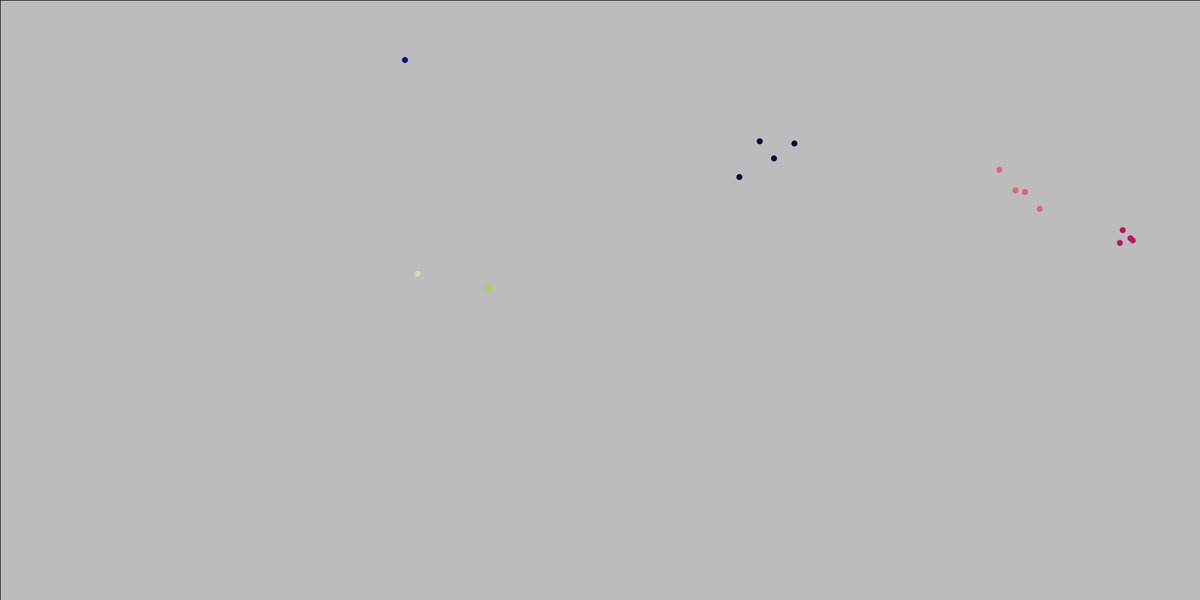
Frame 1 (no input)
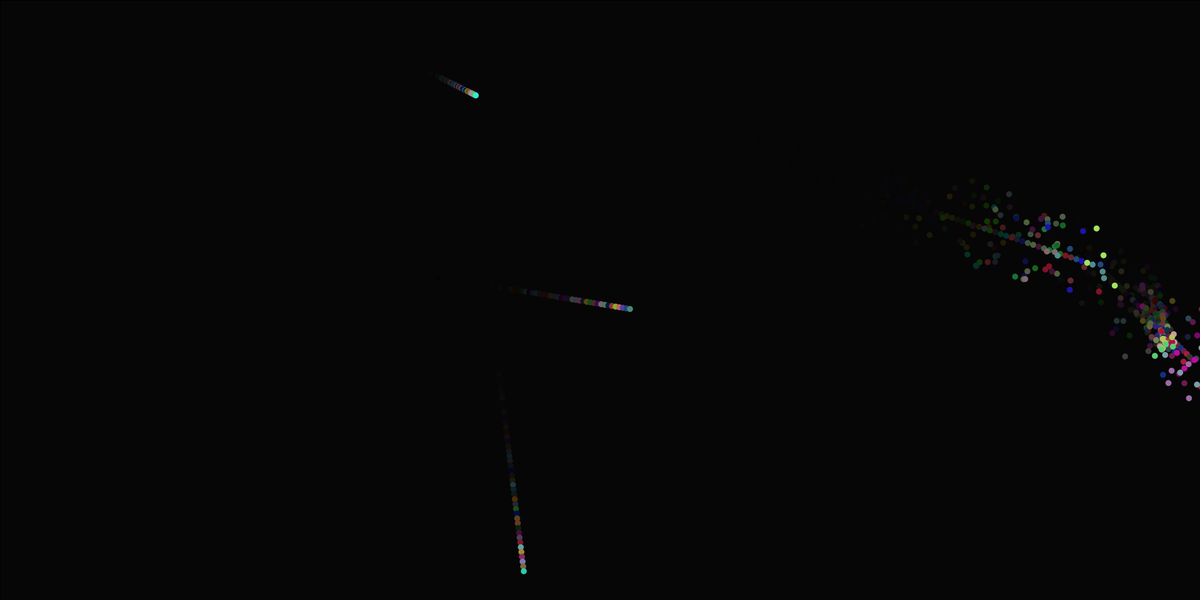
Frame 60 (the mouse pressed at the canvas centre just before this capture)
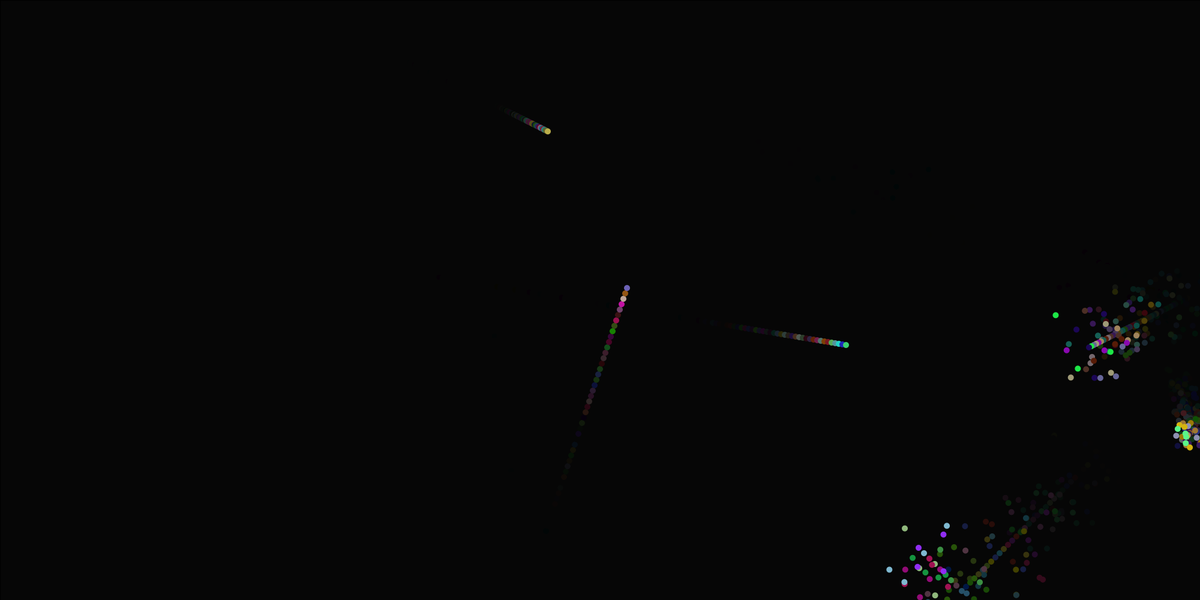
Frame 120 (the mouse held since frame 60 and released just before this capture)

The Processing sketch that drew these frames (run headless with seeded random() and noise(); from frame 60 on, the mouse is pressed at the canvas centre):

// Processing sketch: classTesting
// ── classTesting.pde
/*
#######################################################################
 just testing classes in processing

#######################################################################
*/

//global varibles
float screenHalfWidth;
float screenHalfHeight;
color backGroundColor = color(0,0,0);

//shapes
CustomEllipse ellipse1 = new CustomEllipse();
CustomEllipse ellipse2 = new CustomEllipse();
CustomEllipse ellipse3 = new CustomEllipse();
CustomEllipse ellipse4 = new CustomEllipse();
CustomEllipse ellipse5 = new CustomEllipse();
CustomEllipse ellipse6 = new CustomEllipse();


//setup
void setup(){
  size(2000,1000);
  screenHalfWidth = width/2;
  screenHalfHeight = height/2;
  
  //setting shapes varibles
  ellipse1.size = new Varible2(10,10);
  ellipse1.sizeOffset = new Varible2(0,0);
  ellipse1.cords = new Varible2((int)random(10,width-10),(int)random(10,height-10));
  ellipse1.direction = new Varible2(1,1);
  ellipse1.offset = new Varible2((int)random(1,10),(int)random(1,10));
  ellipse1.maxBounds = new Varible2(width , height);
  ellipse1.minBounds = new Varible2(0,0);
  ellipse1.shapeColor = color(255);  
  
  ellipse2.size = new Varible2(10,10);
  ellipse2.sizeOffset = new Varible2(0,0);
  ellipse2.cords = new Varible2((int)random(10,width-10),(int)random(10,height-10));
  ellipse2.direction = new Varible2(1,1);
  ellipse2.offset = new Varible2((int)random(1,10),(int)random(1,10));
  ellipse2.maxBounds = new Varible2(width , height);
  ellipse2.minBounds = new Varible2(0,0); 
  
  ellipse3.size = new Varible2(10,10);
  ellipse3.sizeOffset = new Varible2(0,0);
  ellipse3.cords = new Varible2((int)random(10,width-10),(int)random(10,height-10));
  ellipse3.direction = new Varible2(1,1);
  ellipse3.offset = new Varible2((int)random(1,10),(int)random(1,10));
  ellipse3.maxBounds = new Varible2(width , height);
  ellipse3.minBounds = new Varible2(0,0); 
   ellipse1.shapeColor = color(100); 
  
  ellipse4.size = new Varible2(10,10);
  ellipse4.sizeOffset = new Varible2(0,0);
  ellipse4.cords = new Varible2((int)random(10,width-10),(int)random(10,height-10));
  ellipse4.direction = new Varible2(1,1);
  ellipse4.offset = new Varible2((int)random(1,10),(int)random(1,10));
  ellipse4.maxBounds = new Varible2(width , height);
  ellipse4.minBounds = new Varible2(0,0);
  
  ellipse5.size = new Varible2(10,10);
  ellipse5.sizeOffset = new Varible2(0,0);
  ellipse5.cords = new Varible2((int)random(10,width-10),(int)random(10,height-10));
  ellipse5.direction = new Varible2(1,1);
  ellipse5.offset = new Varible2((int)random(1,10),(int)random(1,10));
  ellipse5.maxBounds = new Varible2(width , height);
  ellipse5.minBounds = new Varible2(0,0);
  
  ellipse6.size = new Varible2(10,10);
  ellipse6.sizeOffset = new Varible2(0,0);
  ellipse6.cords = new Varible2((int)random(10,width-10),(int)random(10,height-10));
  ellipse6.direction = new Varible2(1,1);
  ellipse6.offset = new Varible2((int)random(1,10),(int)random(1,10));
  ellipse6.maxBounds = new Varible2(width , height);
  ellipse6.minBounds = new Varible2(0,0);
}

//draw loop
void draw(){
  fill(0,20);
  rect(0,0,width,height);

  ellipse1.DrawSplashingShape(true,50);
  ellipse1.Move(true);
  
  ellipse2.DrawSplashingShape(true,50);
  ellipse2.Move(true);
  
  ellipse3.DrawShape(true);
  ellipse3.Move(true);
  
  ellipse4.DrawShape(true);
  ellipse4.Move(true);
  
  ellipse5.DrawSplashingShape(true, 10);
  ellipse5.Move(true);
  
  ellipse6.DrawShape(true);
  ellipse6.Move(true);
  
}

// ── FlowerStuff.pde
/*
#######################################################################
  file used to store class decleration for shapes
  - circ
  - more tbd
#######################################################################
*/

// ── Shapes.pde
/*
#######################################################################
  file used to store class decleration for shapes
  - circ
  - more tbd
#######################################################################
*/

class Varible2{
  public float x = 0, y = 0;
  
  public Varible2(int xVal, int yVal){
    x = xVal;
    y = yVal;
  }
  
  public void SetX(float val){
      x = val;
  }
    public void SetY(float val){
      y = val;
  }
  
  public void UpdateX(float val){
      x += val;
  }
  public void UpdateY(float val){
      y += val;
  }
  
  public float X(){
      return x;
  }
    public float Y(){
      return y;
  }
  
}  


class CustomEllipse{
  public Varible2 size;
  public Varible2 sizeOffset;
  public Varible2 cords;
  public Varible2 direction;
  public Varible2 offset;
  public Varible2 maxBounds;
  public Varible2 minBounds;
  public color shapeColor;

  public void DrawShape(boolean randomColor){
    noStroke();
    if(randomColor){
      shapeColor = color(random(0,255),random(0,255),random(0,255));
    }
    fill(shapeColor);
    ellipse(cords.X(), cords.Y(), size.X(),size.Y());  
  }
  
  public void DrawSplashingShape(boolean randomColor,float offset){
     noStroke();
    if(randomColor){
      shapeColor = color(random(0,255),random(0,255),random(0,255));
    }
    fill(shapeColor);
    ellipse(cords.X(), cords.Y(), size.X(),size.Y());  
    ellipse(cords.X()+random(-size.X()+ -offset,size.X() +offset), cords.Y() +random(-size.Y() + -offset,size.Y() + offset), size.X(),size.Y());
    ellipse(cords.X()+random(-size.X()+ -offset,size.X() +offset), cords.Y() +random(-size.Y() + -offset,size.Y() + offset), size.X(),size.Y()); 
    ellipse(cords.X()+random(-size.X()+ -offset,size.X() +offset), cords.Y() +random(-size.Y() + -offset,size.Y() + offset), size.X(),size.Y()); 
    
  }
  
  
  
  public void Move(boolean randomOffset){
    CheckCanvasBounds(randomOffset);
    cords.UpdateX(direction.X()*offset.X());
    cords.UpdateY(direction.Y()*offset.Y());
    
  }
  
 
  public void CheckCanvasBounds(boolean randomOffset){
    boolean xOutMaxBounds = cords.X() + direction.X()* offset.X() > maxBounds.X() - size.X();
    boolean xOutMinBounds = cords.X() + direction.X()* offset.X() < minBounds.X() + size.X();
    boolean yOutMaxBounds = cords.Y() + direction.Y()* offset.Y() > maxBounds.Y() - size.Y();
    boolean yOutMinBounds = cords.Y() + direction.Y()* offset.Y() < minBounds.Y() + size.Y();
    
    if(xOutMaxBounds || xOutMinBounds){
       direction.SetX(direction.X() * -1);
       if(randomOffset){
         offset = new Varible2((int)random(1,10),(int)random(1,10));
       }
    }
    
    if(yOutMaxBounds || yOutMinBounds){
       direction.SetY(direction.Y() * -1);
       if(randomOffset){
         offset = new Varible2((int)random(1,10),(int)random(1,10));
       }
    }
  }
  

}
